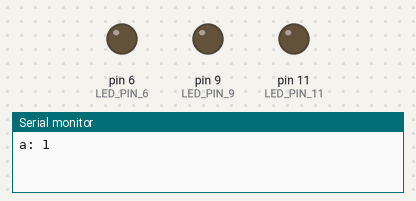
Bench run of a sketch on a simulated Arduino Uno, built with avr-gcc and run on an emulated ATmega328P. Parts: output pins drawn as LEDs (lit = HIGH), the last lines printed to the serial monitor.

Above: at 0.1 s.
At 10.0 s:
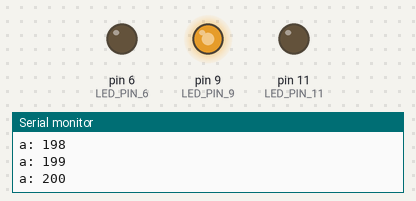
At 26.3 s:
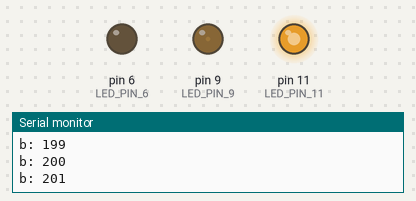
Timing chart, 0 to 40.0 s (numbered marks = the images above):
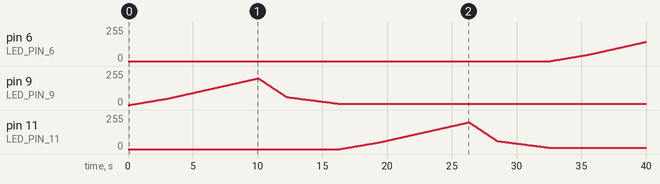

The sketch:

Smooth_LED.ino
```cpp
#define LED_PIN_6 6 // задаем имя для Pin6
#define LED_PIN_9 9 // задаем имя для Pin9
#define LED_PIN_11 11 // задаем имя для Pin11

unsigned long last_time;
int a;
int b;
int c;
int d;
int e;
int f;

void setup() // процедура setup
{
  Serial.begin(9600);

  pinMode(LED_PIN_9, OUTPUT); // инициализируем Pin9 как выход
  pinMode(LED_PIN_11, OUTPUT);
  pinMode(LED_PIN_6, OUTPUT);
}
//
void loop() // процедура loop
{
  while (a <= 50)
  {
    if (millis() - last_time > 60)
    {
      analogWrite(LED_PIN_9, a);
      last_time = millis();
      a = a + 1;
      Serial.print("a: "); Serial.println(a);
    }
  }
  while (a <= 200)
  {
    if (millis() - last_time > 45)
    {
      analogWrite(LED_PIN_9, a);
      last_time = millis();
      a = a + 1;
      Serial.print("a: "); Serial.println(a);
    }
  }
  while (a >= 60)
  {
    if (millis() - last_time > 30)
    {
      analogWrite(LED_PIN_9, a);
      last_time = millis();
      a = a - 2;
      Serial.print("a: "); Serial.println(a);
    }
  }
  while (a >= 10)
  {
    if (millis() - last_time > 80)
    {
      analogWrite(LED_PIN_9, a);
      last_time = millis();
      a = a - 1;
      Serial.print("a: "); Serial.println(a);
    }
  }
  while (b <= 50)
  {
    if (millis() - last_time > 60)
    {
      analogWrite(LED_PIN_11, b);
      last_time = millis();
      b = b + 1;
      Serial.print("b: "); Serial.println(b);
    }
  }
  while (b <= 200)
  {
    if (millis() - last_time > 45)
    {
      analogWrite(LED_PIN_11, b);
      last_time = millis();
      b = b + 1;
      Serial.print("b: "); Serial.println(b);
    }
  }
  while (b >= 60)
  {
    if (millis() - last_time > 30)
    {
      analogWrite(LED_PIN_11, b);
      last_time = millis();
      b = b - 2;
      Serial.print("b: "); Serial.println(b);
    }
  }
  while (b >= 10)
  {
    if (millis() - last_time > 80)
    {
      analogWrite(LED_PIN_11, b);
      last_time = millis();
      b = b - 1;
      Serial.print("b: "); Serial.println(b);
    }
  }
  while (c <= 50)
  {
    if (millis() - last_time > 60)
    {
      analogWrite(LED_PIN_6, c);
      last_time = millis();
      c = c + 1;
      Serial.print("c: "); Serial.println(c);
    }
  }
  while (c <= 200)
  {
    if (millis() - last_time > 45)
    {
      analogWrite(LED_PIN_6, c);
      last_time = millis();
      c = c + 1;
      Serial.print("c: "); Serial.println(c);
    }
  }
  while (c >= 60)
  {
    if (millis() - last_time > 30)
    {
      analogWrite(LED_PIN_6, c);
      last_time = millis();
      c = c - 2;
      Serial.print("c: "); Serial.println(c);
    }
  }
  while (c >= 10)
  {
    if (millis() - last_time > 80)
    {
      analogWrite(LED_PIN_6, c);
      last_time = millis();
      c = c - 1;
      Serial.print("c: "); Serial.println(c);
    }
  }
}
```

Measured:
- by itself, pin 6 (LED_PIN_6): moves from 0/255 to 144/255 over 7.3 s
- by itself, pin 9 (LED_PIN_9), pin 11 (LED_PIN_11): rises from 0/255 to 201/255 in 9.9 s, then falls to 10/255 in 6.2 s
